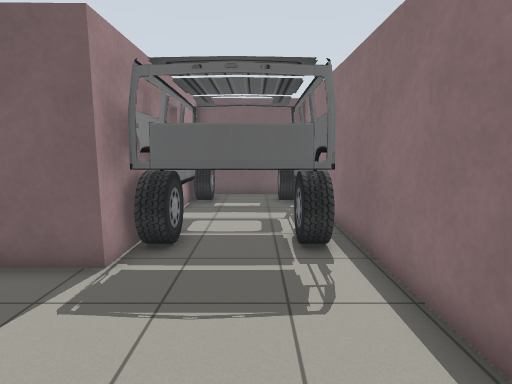
view 1 (above)

23 first-person views from a walk through a Gazebo world. The camera is 1.2 m above the floor, tilts 8° down and sees 80° across. The floor is counted in squares, 0.5 m on a side. Each view is taken from the middle of a square. On the plan, view 1 faces up. The plan holds only what a view shows up to about 18 squares ahead; the rest is blank. Gazebo's built-in surfaces are drawn with simple patterns.

view 2
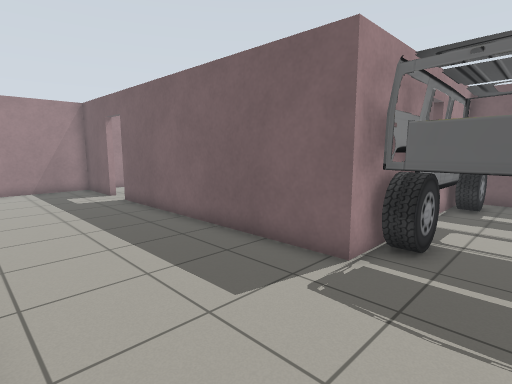

view 3
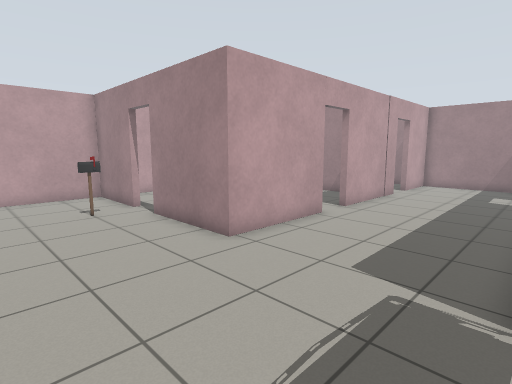

view 4
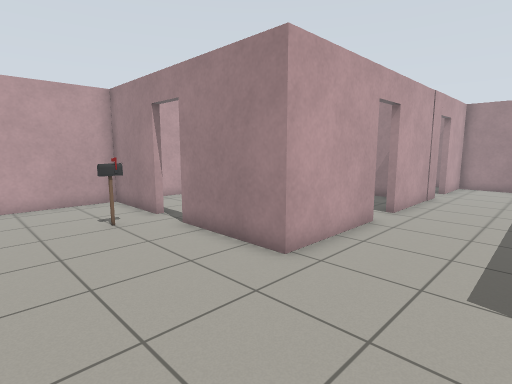

view 5
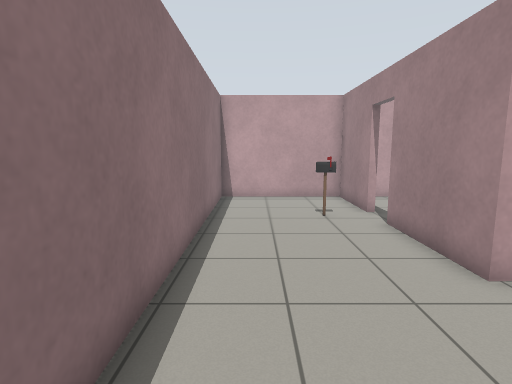

view 6
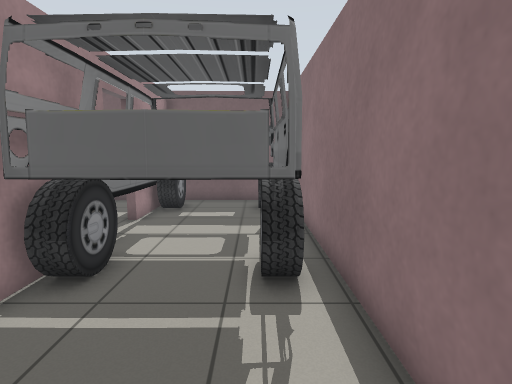

view 7
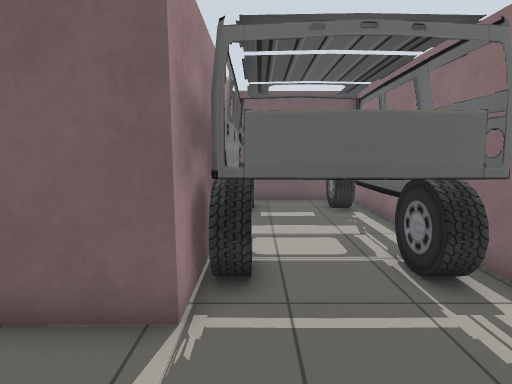

view 8
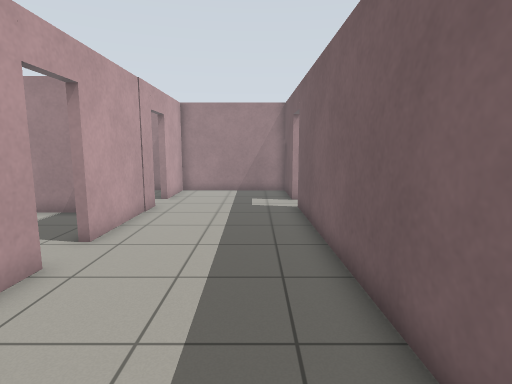

view 9
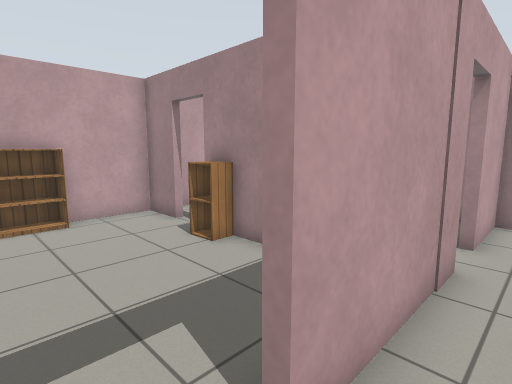

view 10
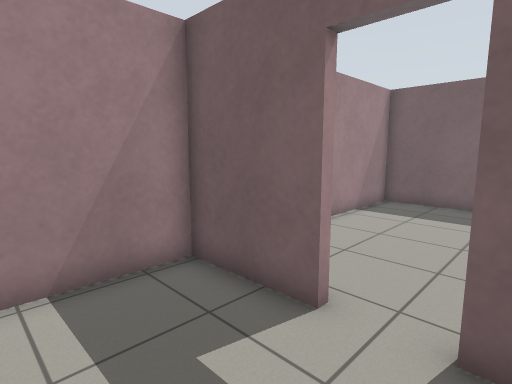

view 11
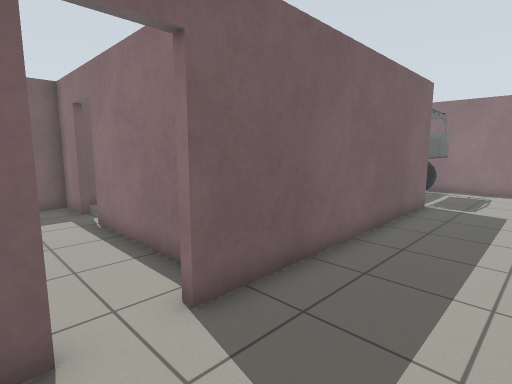

view 12
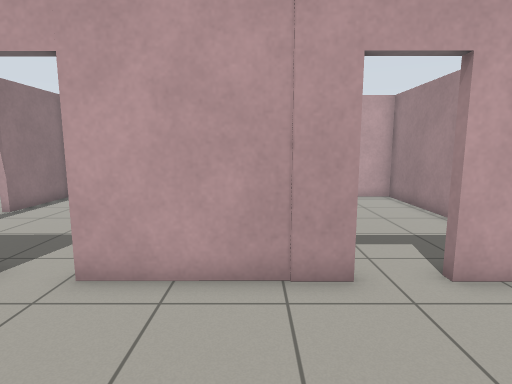

view 13
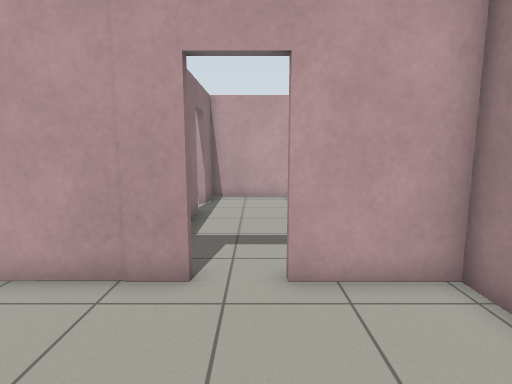

view 14
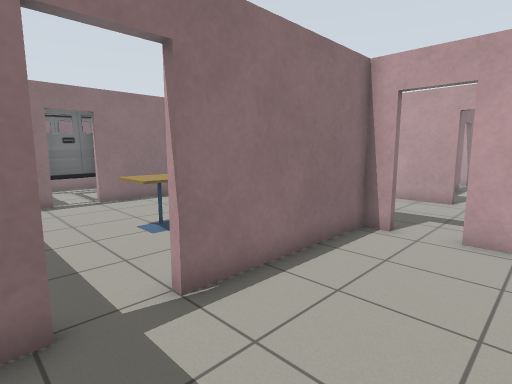

view 15
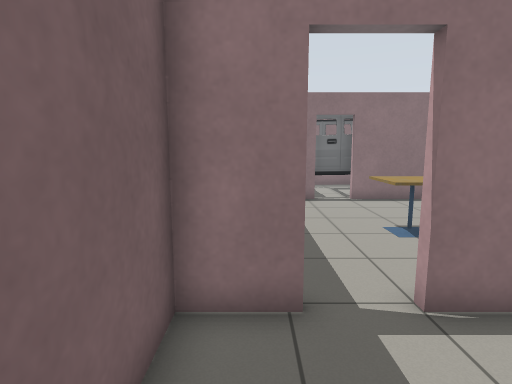

view 16
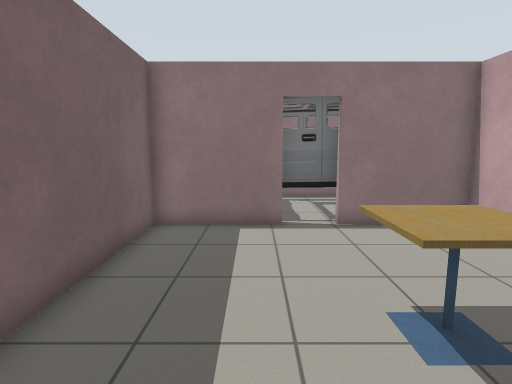

view 17
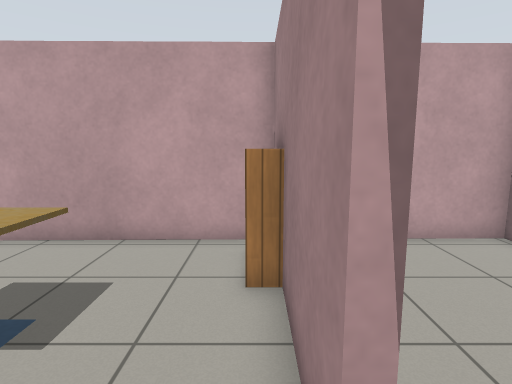

view 18
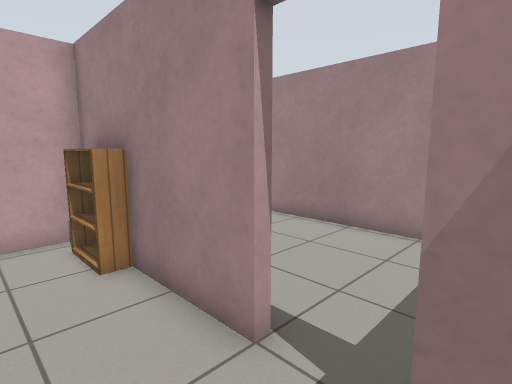

view 19
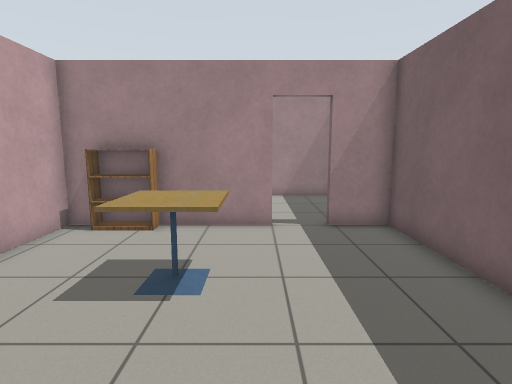

view 20
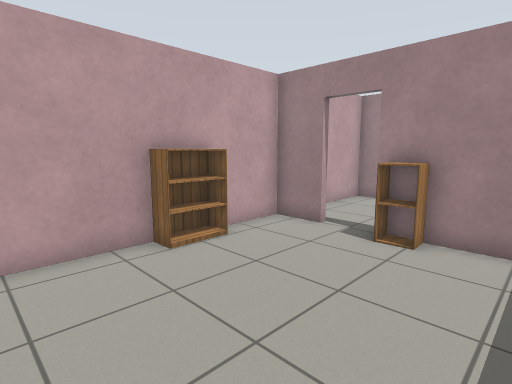

view 21
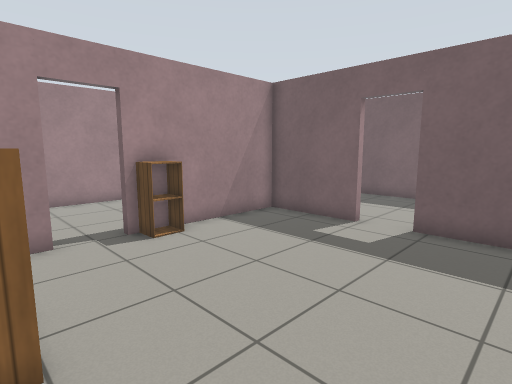

view 22
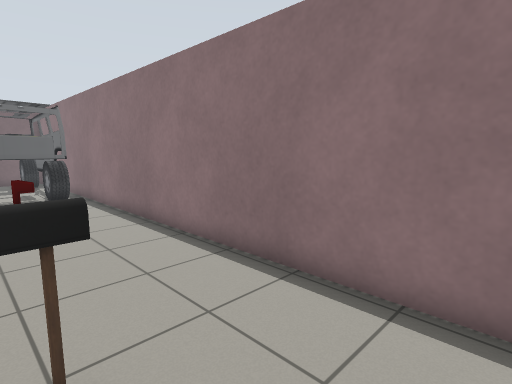

view 23
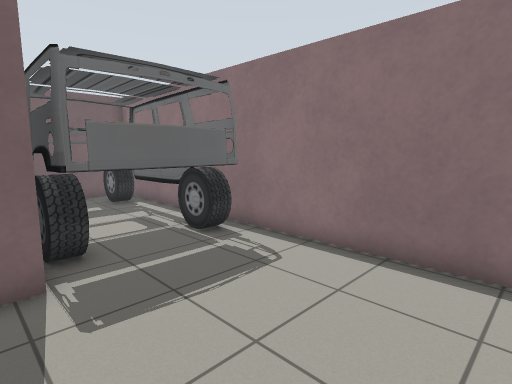

### Floor plan
Points are (right, up) in squares from view 1. A wall is a line through its corners. A room is listed if a view was taken in it or the views show most of it. See-through windows are left out.
Room 1 (views 1, 2, 3, 4, 5, 6, 7, 8, 9, 10, 11, 12, 13, 22, 23)
walls: (-7.9, -0.3) (-3.3, -0.3) (-3.3, -4.8); (-3.1, 5.9) (-14.6, 5.8); (-3.3, -6.4) (-3.3, -10.3) (2.8, -10.3) (2.7, 6.6); (-14.9, -0.3) (-9.7, -0.3); (-16.4, 5.7) (-19.7, 5.7) (-19.7, -0.3) (-16.5, -0.3)
ways out: open door at (-15.5, 6) to room 2; open door at (-8.7, -0.3) to room 4; open door at (-3.5, -5.5) to room 4; open door at (-15.7, -0.3) to room 5
objects: postbox (-2, -6) to (-1, -6)
Room 2 (views 14, 15)
walls: (-13.8, 14.3) (-13.8, 16.2) (-19.7, 16.2) (-19.7, 6) (-16.4, 6); (-13.8, 6.1) (-13.8, 12.5)
ways out: open door at (-15.5, 6) to room 1; open door at (-14, 13.5) to room 3
Room 3 (views 16, 17, 18, 19)
walls: (-3.4, 12.1) (-3.4, 16.3) (-13.5, 16.2) (-13.5, 14.3); (-13.5, 12.5) (-13.5, 6.1) (-3.4, 6.2) (-3.4, 10.4)
ways out: open door at (-14, 13.5) to room 2; open door at (-3, 11.5) to room 6
objects: bookshelf (-13, 7) to (-13, 9); cafe table (-10, 10) to (-9, 11)
Room 4 (views 20, 21)
walls: (-8.5, -10.3) (-5, -10.3); (-13.5, -8.4) (-13.5, -10.3) (-10.4, -10.3); (-9.7, -0.6) (-13.5, -0.6) (-13.5, -6.8); (-5.7, -0.6) (-7.9, -0.6); (-3.6, -10.3) (-3.6, -6.4)
ways out: open door at (-8.7, -0.3) to room 1; open door at (-3.5, -5.5) to room 1; open door at (-13.5, -7.5) to room 5
objects: cabinet (-13, -6); bookshelf (-10, -10) to (-9, -10)
Room 5 (no view inside)
walls: (-19.8, -4.3) (-19.8, -10.3) (-13.8, -10.3) (-13.8, -8.4); (-13.8, -6.8) (-13.8, -5.3); (-19.7, -1.1) (-19.8, -2)
ways out: open door at (-15.7, -0.3) to room 1; open door at (-13.5, -7.5) to room 4
Room 6 (no view inside)
walls: (-3.1, 10.4) (-3.1, 5.9); (2.7, 6.6) (2.6, 13)
ways out: open door at (-3, 11.5) to room 3
objects: car (-2, 6) to (2, 16)
Room 7 (no view inside)
walls: (-1.4, 16.3) (-2.9, 16.3); (-3.1, 15.1) (-3.1, 12.1); (2.6, 13) (2.6, 16)

Positions as (right, up) in squares from view 1, and headings:
1: (0, 0), facing up
2: (0, 0), facing up-left
3: (2, 6), facing down-left
4: (2, 4), facing down-left
5: (1, 5), facing down
6: (1, 2), facing up
7: (-2, 2), facing up
8: (-2, 4), facing left
9: (-8, 1), facing down-left
10: (-14, 2), facing up-left
11: (-17, 2), facing up-right
12: (-13, 5), facing down
13: (-16, 5), facing down
14: (-18, 15), facing down-right
15: (-18, 15), facing right
16: (-13, 13), facing right
17: (-13, 14), facing down
18: (-11, 15), facing down-left
19: (-4, 12), facing left
20: (-5, -3), facing down-left
21: (-5, -10), facing up-left
22: (-2, -9), facing up-right
23: (-4, 0), facing up-right
